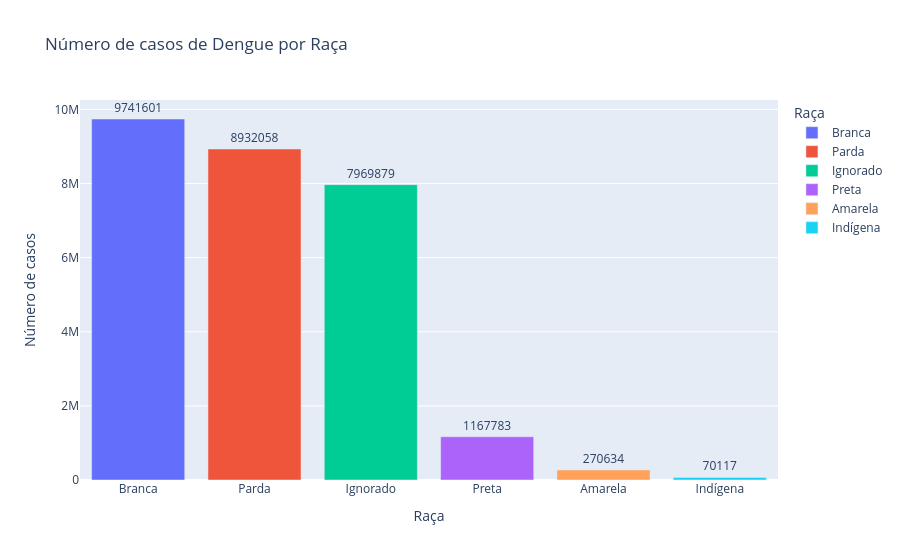

Notebook code for this chart:
### Code cell
# Contagem dos resultados
raca_counts = (
    cs_raca["CS_RACA"]
    .value_counts()
    .reset_index()
)

raca_counts.columns = ["Raça", "Contagem"]

fig = px.bar(
    raca_counts,
    x="Raça",
    y="Contagem",
    text="Contagem",
    title="Número de casos de Dengue por Raça",
    labels={
        "Contagem": "Número de casos",
        "Raça": "Raça"
    },
    color="Raça"
)

fig.update_traces(textposition="outside")

fig.show()

### Figure 1 — Plotly figure (JSON) as saved in the notebook; plotly's stock layout.template omitted (floating-point values rounded to 4 significant figures)
{"data": [{"hovertemplate": "Raça=%{x}<br>Número de casos=%{text}<extra></extra>", "legendgroup": "Branca", "marker": {"color": "#636efa", "pattern": {"shape": ""}}, "name": "Branca", "orientation": "v", "showlegend": true, "text": [9742000.0], "textposition": "outside", "type": "bar", "x": ["Branca"], "xaxis": "x", "y": [9741601], "yaxis": "y"}, {"hovertemplate": "Raça=%{x}<br>Número de casos=%{text}<extra></extra>", "legendgroup": "Parda", "marker": {"color": "#EF553B", "pattern": {"shape": ""}}, "name": "Parda", "orientation": "v", "showlegend": true, "text": [8932000.0], "textposition": "outside", "type": "bar", "x": ["Parda"], "xaxis": "x", "y": [8932058], "yaxis": "y"}, {"hovertemplate": "Raça=%{x}<br>Número de casos=%{text}<extra></extra>", "legendgroup": "Ignorado", "marker": {"color": "#00cc96", "pattern": {"shape": ""}}, "name": "Ignorado", "orientation": "v", "showlegend": true, "text": [7970000.0], "textposition": "outside", "type": "bar", "x": ["Ignorado"], "xaxis": "x", "y": [7969879], "yaxis": "y"}, {"hovertemplate": "Raça=%{x}<br>Número de casos=%{text}<extra></extra>", "legendgroup": "Preta", "marker": {"color": "#ab63fa", "pattern": {"shape": ""}}, "name": "Preta", "orientation": "v", "showlegend": true, "text": [1168000.0], "textposition": "outside", "type": "bar", "x": ["Preta"], "xaxis": "x", "y": [1167783], "yaxis": "y"}, {"hovertemplate": "Raça=%{x}<br>Número de casos=%{text}<extra></extra>", "legendgroup": "Amarela", "marker": {"color": "#FFA15A", "pattern": {"shape": ""}}, "name": "Amarela", "orientation": "v", "showlegend": true, "text": [270600.0], "textposition": "outside", "type": "bar", "x": ["Amarela"], "xaxis": "x", "y": [270634], "yaxis": "y"}, {"hovertemplate": "Raça=%{x}<br>Número de casos=%{text}<extra></extra>", "legendgroup": "Indígena", "marker": {"color": "#19d3f3", "pattern": {"shape": ""}}, "name": "Indígena", "orientation": "v", "showlegend": true, "text": [70120.0], "textposition": "outside", "type": "bar", "x": ["Indígena"], "xaxis": "x", "y": [70117], "yaxis": "y"}], "layout": {"barmode": "relative", "legend": {"title": {"text": "Raça"}, "tracegroupgap": 0}, "title": {"text": "Número de casos de Dengue por Raça"}, "xaxis": {"anchor": "y", "categoryarray": ["Branca", "Parda", "Ignorado", "Preta", "Amarela", "Indígena"], "categoryorder": "array", "domain": [0, 1], "title": {"text": "Raça"}}, "yaxis": {"anchor": "x", "domain": [0, 1], "title": {"text": "Número de casos"}}}}
